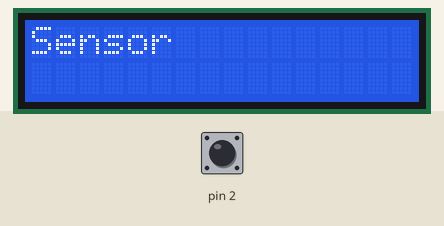
Simulated run of this sketch. Board: Arduino Uno, built with avr-gcc and run on an emulated ATmega328P. Shown: 16×2 character LCD. The inputs (shaded band) are chosen by the test bench; at power-on: pin 2 HIGH.

Above: at 1.2 s.
1.3 s: pin 2 pulled LOW for 0.3 s
At 2.3 s:
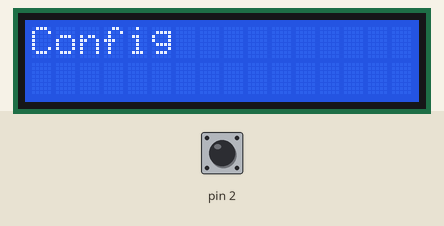
Timing chart, 0 to 4.3 s (numbered marks = the images above; inputs shaded):
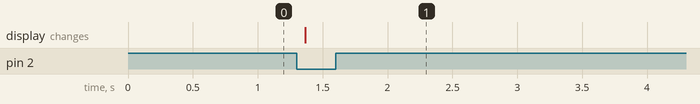

Measured:
- after the input at 1.3 s, the display: changes after 0.07 s (image 1)

The sketch:

Projeto_044_LCD_I2C_com_Menu_Simples.ino
```cpp
// Projeto 044 - LCD I2C com Menu Simples
// Arduino Uno | Arduino Neon Lab

#include <Wire.h>
 #include <LiquidCrystal_I2C.h>

 LiquidCrystal_I2C lcd(0x27,16,2); int pagina=0, ultimo=HIGH;
 void setup(){ lcd.init(); lcd.backlight(); pinMode(2,INPUT_PULLUP); }
 void loop(){
   int clk=digitalRead(2); if(clk!=ultimo && clk==LOW) pagina=(pagina+1)%3; ultimo=clk;
   lcd.clear(); lcd.print(pagina==0?"Sensor":"Config"); delay(250);
 }
```
